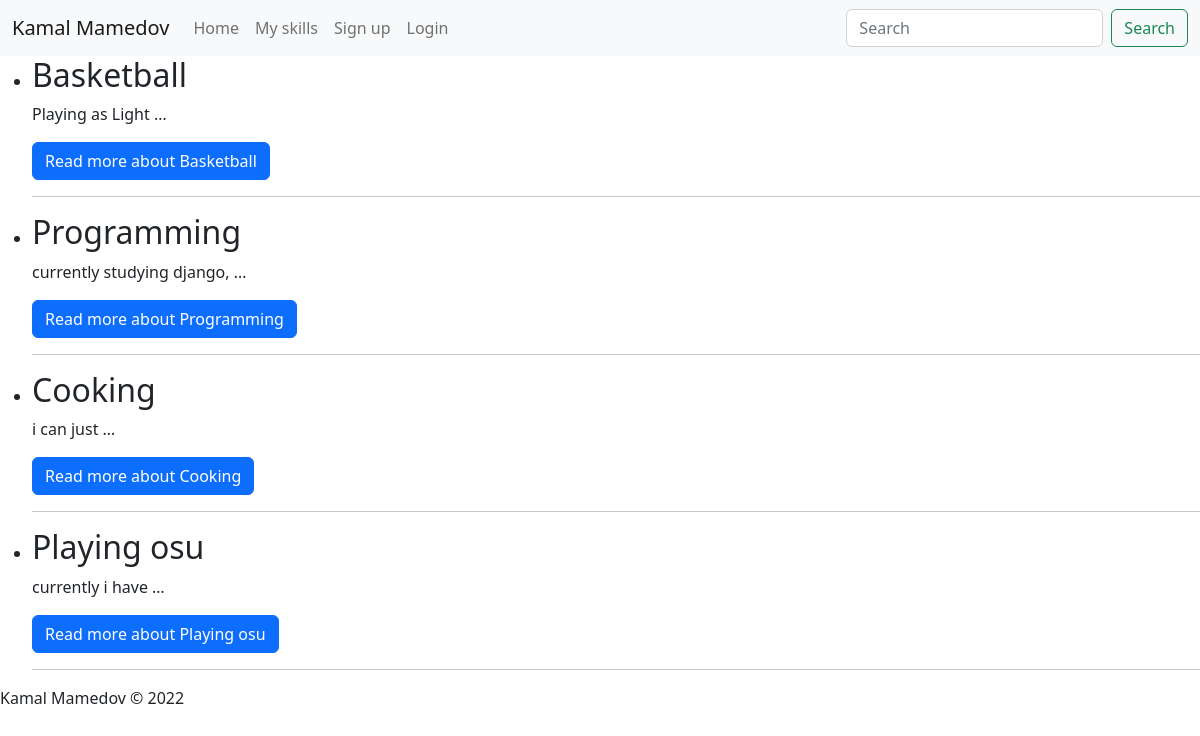
Page /skills/ on the earlier database version.
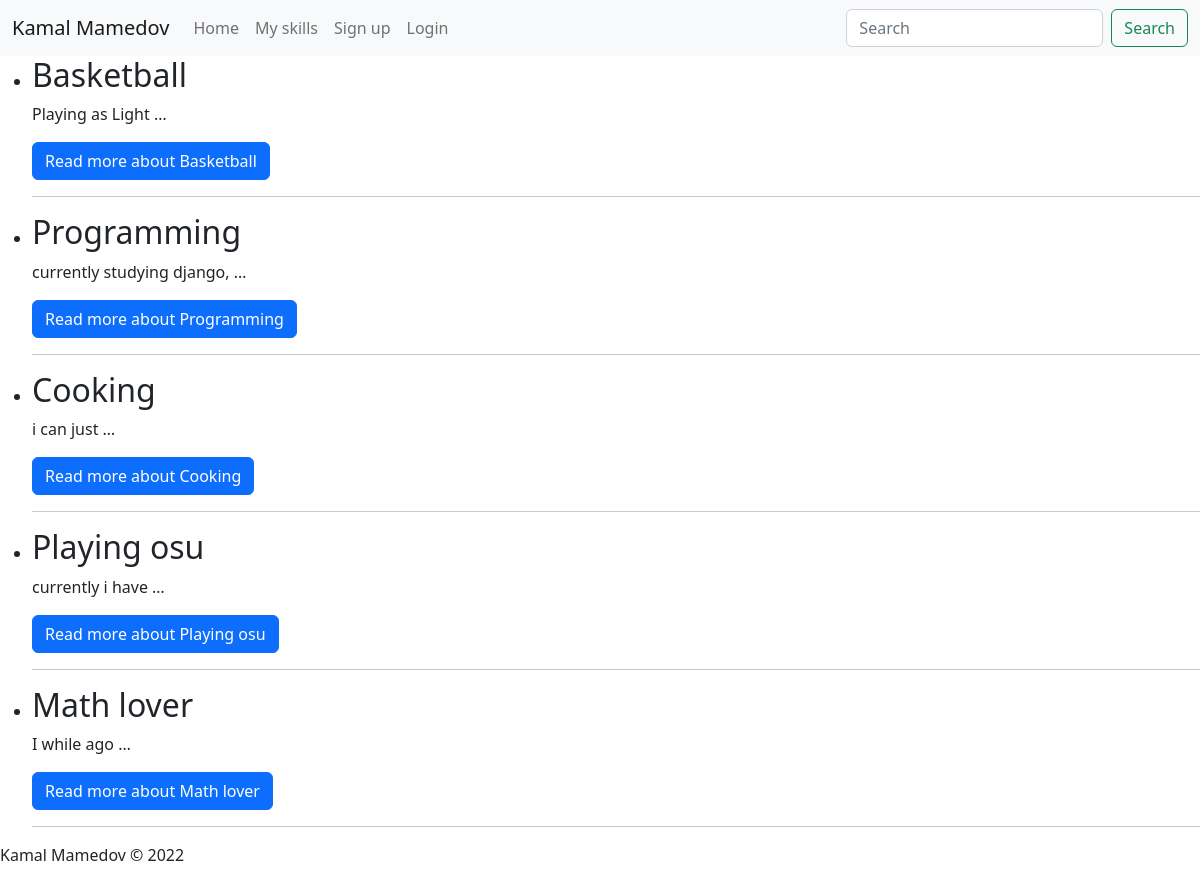
Same page on the later database version.
### home/models.py (models this page shows, shortened)
class Skills(models.Model):
    name = models.CharField(max_length=255)
    desc = models.TextField()
    photo = models.ImageField(upload_to="photos/%Y/%m/%d")
    time_create = models.DateTimeField(auto_now_add=True)
    time_update = models.DateTimeField(auto_now=True)
    def get_absolute_url(self):
        return reverse('my_post', kwargs={'post_id': self.pk})

### home/views.py (the view)
# urls.py: path('skills/', skills, name='skills'),
def skills(request):
    posts = Skills.objects.all()
    context = {
        'title': 'Skills',
        'posts': posts
    }
    return render(request, 'home/skills.html', context=context)

### home/templates/home/skills.html
{% extends 'home/base.html' %}
{% block content %}
<ul>
  {% for i in posts %}
  <li>
    <h2>{{i.name}}</h2>
    <p>{{i.desc|truncatewords:3}}</p>
    <a class="btn btn-primary" href="{{ i.get_absolute_url }}" role="button">Read more about {{ i.name }}</a>
    <hr>
  </li>
  {% endfor %}
</ul>
{% endblock %}

### home/templates/home/base.html (shortened to what this page needs)
{% load static %}
<!doctype html>
<html lang="en">
<head>
    <link href="https://cdn.jsdelivr.net/npm/bootstrap@5.2.3/dist/css/bootstrap.min.css" rel="stylesheet"
>
</head>
<body>
{% block nav %}
<nav class="navbar navbar-expand-lg bg-light">
    <div class="container-fluid">
        <a class="navbar-brand" href="https://www.instagram.com/marlboro.pls/">Kamal Mamedov</a>
        <div class="collapse navbar-collapse" id="navbarSupportedContent">
            <ul class="navbar-nav me-auto mb-2 mb-lg-0">
                <li class="nav-item">
                    <a class="nav-link" aria-current="page" href="{% url 'home' %}">Home</a>
                </li>
                <li class="nav-item">
                    <a class="nav-link" href="{% url 'skills' %}">My skills</a>
                </li>
                <li class="nav-item">
                    <a class="nav-link" href="{% url 'signup' %}">Sign up</a>
                </li>
                <li class="nav-item">
                    <a class="nav-link" href="{% url 'login' %}">Login</a>
                </li>
            </ul>
            <form class="d-flex" role="search">
                <input class="form-control me-2" type="search" placeholder="Search" aria-label="Search">
                <button class="btn btn-outline-success" type="submit">Search</button>
            </form>
        </div>
    </div>
</nav>
{% endblock nav %}
{% block content %}
{% endblock %}
{% block footer%}
<div class="footer-basic sticky-xxl-bottom">
    <footer>
        <p class="copyright align-right">Kamal Mamedov © 2022</p>
    </footer>
</div>
{% endblock footer %}
</body>
</html>

Differences in the rows shown:
added Skills: name "Math lover", desc "I while ago …"
